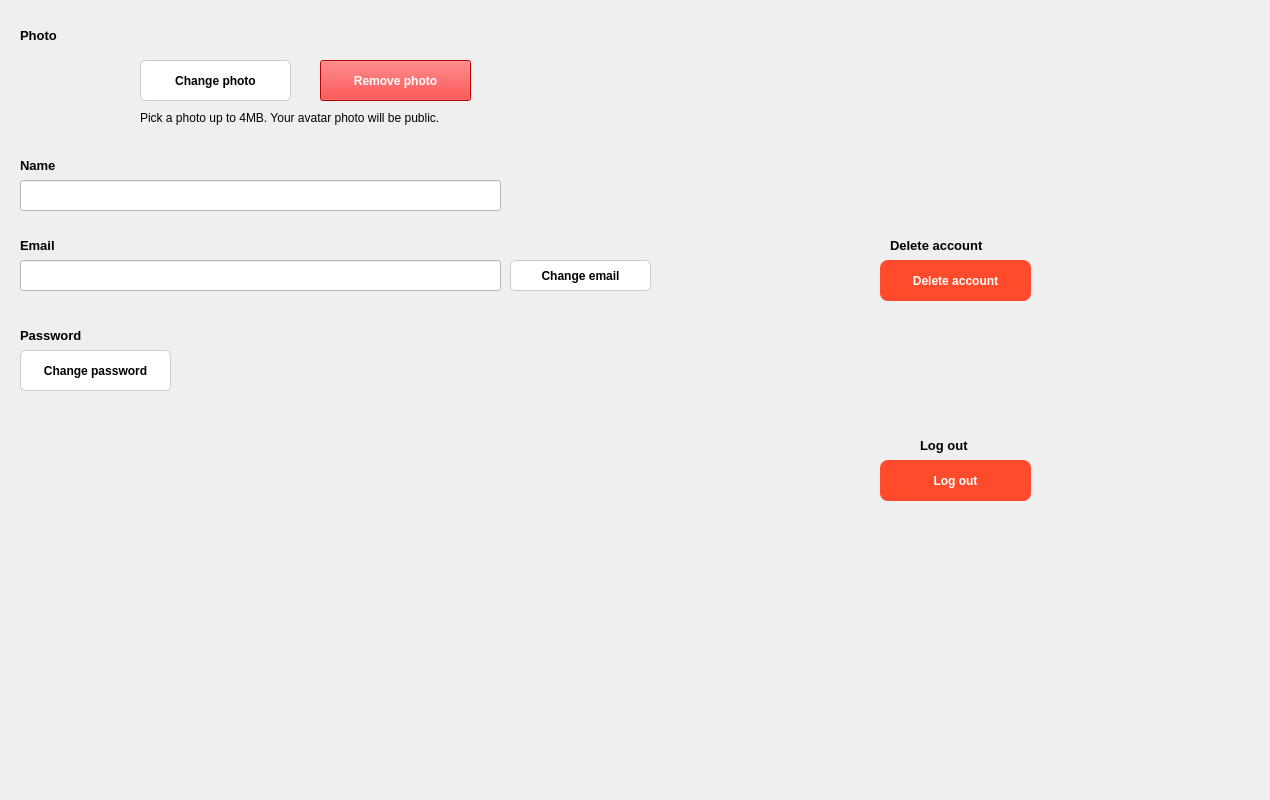
       <widget class="QWidget" name="tab_6">
        <attribute name="icon">
         <iconset>
          <normaloff>../../images/334641_developer_github_account_cat_client_icon.png</normaloff>../../images/334641_developer_github_account_cat_client_icon.png</iconset>
        </attribute>
        <attribute name="title">
         <string>Account</string>
        </attribute>
        <widget class="QWidget" name="widget_4" native="true">
         <property name="geometry">
          <rect>
           <x>0</x>
           <y>0</y>
           <width>1261</width>
           <height>791</height>
          </rect>
         </property>
         <property name="font">
          <font>
           <pointsize>9</pointsize>
          </font>
         </property>
         <property name="styleSheet">
          <string notr="true">background: qlineargradient(spread:pad, x1:0, y1:0, x2:1, y2:0,
background-color: rgb(255, 255, 255);
                            stop:0 #FFD3A5, stop:1 #FD6585);</string>
         </property>
         <widget class="QLabel" name="photoLabel">
          <property name="geometry">
           <rect>
            <x>20</x>
            <y>10</y>
            <width>161</width>
            <height>51</height>
           </rect>
          </property>
          <property name="font">
           <font>
            <pointsize>10</pointsize>
            <weight>75</weight>
            <bold>true</bold>
           </font>
          </property>
          <property name="styleSheet">
           <string notr="true">background-color: transparent;
</string>
          </property>
          <property name="text">
           <string>Photo</string>
          </property>
         </widget>
         <widget class="QLabel" name="lblAvatar">
          <property name="geometry">
           <rect>
            <x>20</x>
            <y>50</y>
            <width>80</width>
            <height>80</height>
           </rect>
          </property>
          <property name="minimumSize">
           <size>
            <width>80</width>
            <height>80</height>
           </size>
          </property>
          <property name="maximumSize">
           <size>
            <width>80</width>
            <height>80</height>
           </size>
          </property>
          <property name="mouseTracking">
           <bool>false</bool>
          </property>
          <property name="styleSheet">
           <string notr="true">background-color: transparent;
</string>
          </property>
          <property name="text">
           <string/>
          </property>
          <property name="pixmap">
           <pixmap>C:/Users/ADMIN/Pictures/Camera Roll/gái đẹp.jpg</pixmap>
          </property>
          <property name="scaledContents">
           <bool>true</bool>
          </property>
          <property name="alignment">
           <set>Qt::AlignCenter</set>
          </property>
         </widget>
         <widget class="QPushButton" name="pushButtonChangePhoto">
          <property name="geometry">
           <rect>
            <x>140</x>
            <y>60</y>
            <width>151</width>
            <height>41</height>
           </rect>
          </property>
          <property name="font">
           <font>
            <pointsize>9</pointsize>
            <weight>75</weight>
            <bold>true</bold>
           </font>
          </property>
          <property name="styleSheet">
           <string notr="true">background-color: #ffffff;
border: 1px solid #ccc;
border-radius: 5px;
padding: 5px;</string>
          </property>
          <property name="text">
           <string>Change photo</string>
          </property>
         </widget>
         <widget class="QPushButton" name="pushButtonRemovePhoto">
          <property name="geometry">
           <rect>
            <x>320</x>
            <y>60</y>
            <width>151</width>
            <height>41</height>
           </rect>
          </property>
          <property name="font">
           <font>
            <pointsize>9</pointsize>
            <weight>75</weight>
            <bold>true</bold>
           </font>
          </property>
          <property name="styleSheet">
           <string notr="true">background-color: rgb(255, 0, 0);
color: rgb(255, 255, 255);
color: rgb(255, 255, 255);</string>
          </property>
          <property name="text">
           <string>Remove photo</string>
          </property>
         </widget>
         <widget class="QLabel" name="label_14">
          <property name="geometry">
           <rect>
            <x>140</x>
            <y>110</y>
            <width>521</width>
            <height>16</height>
           </rect>
          </property>
          <property name="styleSheet">
           <string notr="true">background-color: transparent;
</string>
          </property>
          <property name="text">
           <string>Pick a photo up to 4MB. Your avatar photo will be public.</string>
          </property>
         </widget>
         <widget class="QLabel" name="nameLabel">
          <property name="geometry">
           <rect>
            <x>20</x>
            <y>140</y>
            <width>161</width>
            <height>51</height>
           </rect>
          </property>
          <property name="font">
           <font>
            <pointsize>10</pointsize>
            <weight>75</weight>
            <bold>true</bold>
           </font>
          </property>
          <property name="styleSheet">
           <string notr="true">background-color: transparent;
</string>
          </property>
          <property name="text">
           <string>Name</string>
          </property>
         </widget>
         <widget class="QLineEdit" name="lineEditName">
          <property name="geometry">
           <rect>
            <x>20</x>
            <y>180</y>
            <width>481</width>
            <height>31</height>
           </rect>
          </property>
          <property name="font">
           <font>
            <pointsize>10</pointsize>
           </font>
          </property>
          <property name="styleSheet">
           <string notr="true">background-color: rgb(255, 255, 255);
color: rgb(0, 0, 0);</string>
          </property>
          <property name="text">
           <string/>
          </property>
         </widget>
         <widget class="QLabel" name="emailLabel">
          <property name="geometry">
           <rect>
            <x>20</x>
            <y>220</y>
            <width>161</width>
            <height>51</height>
           </rect>
          </property>
          <property name="font">
           <font>
            <pointsize>10</pointsize>
            <weight>75</weight>
            <bold>true</bold>
           </font>
          </property>
          <property name="styleSheet">
           <string notr="true">background-color: transparent;
</string>
          </property>
          <property name="text">
           <string>Email</string>
          </property>
         </widget>
         <widget class="QLineEdit" name="lineEditEmail">
          <property name="geometry">
           <rect>
            <x>20</x>
            <y>260</y>
            <width>481</width>
            <height>31</height>
           </rect>
          </property>
          <property name="font">
           <font>
            <pointsize>10</pointsize>
           </font>
          </property>
          <property name="styleSheet">
           <string notr="true">background-color: rgb(255, 255, 255);
color: rgb(0, 0, 0);</string>
          </property>
          <property name="text">
           <string/>
          </property>
         </widget>
         <widget class="QPushButton" name="pushButtonChangeEmail">
          <property name="geometry">
           <rect>
            <x>510</x>
            <y>260</y>
            <width>141</width>
            <height>31</height>
           </rect>
          </property>
          <property name="font">
           <font>
            <pointsize>9</pointsize>
            <weight>75</weight>
            <bold>true</bold>
           </font>
          </property>
          <property name="styleSheet">
           <string notr="true">background-color: #ffffff;
border: 1px solid #ccc;
border-radius: 5px;
padding: 5px;</string>
          </property>
          <property name="text">
           <string>Change email</string>
          </property>
         </widget>
         <widget class="QLabel" name="passwordLabel">
          <property name="geometry">
           <rect>
            <x>20</x>
            <y>310</y>
            <width>161</width>
            <height>51</height>
           </rect>
          </property>
          <property name="font">
           <font>
            <pointsize>10</pointsize>
            <weight>75</weight>
            <bold>true</bold>
           </font>
          </property>
          <property name="styleSheet">
           <string notr="true">background-color: transparent;
</string>
          </property>
          <property name="text">
           <string>Password</string>
          </property>
         </widget>
         <widget class="QPushButton" name="pushButtonAddPassword">
          <property name="geometry">
           <rect>
            <x>20</x>
            <y>350</y>
            <width>151</width>
            <height>41</height>
           </rect>
          </property>
          <property name="font">
           <font>
            <pointsize>9</pointsize>
            <weight>75</weight>
            <bold>true</bold>
           </font>
          </property>
          <property name="styleSheet">
           <string notr="true">background-color: #ffffff;
border: 1px solid #ccc;
border-radius: 5px;
padding: 5px;</string>
          </property>
          <property name="text">
           <string>Change password</string>
          </property>
         </widget>
         <widget class="QWidget" name="widget_3" native="true">
          <property name="geometry">
           <rect>
            <x>680</x>
            <y>-10</y>
            <width>611</width>
            <height>781</height>
           </rect>
          </property>
          <property name="styleSheet">
           <string notr="true">background: qlineargradient(spread:pad, x1:0, y1:0, x2:1, y2:0,
                            stop:0 #e0eafc, stop:1 #cfdef3);</string>
          </property>
          <widget class="QLabel" name="deleteLabel">
           <property name="geometry">
            <rect>
             <x>210</x>
             <y>230</y>
             <width>161</width>
             <height>51</height>
            </rect>
           </property>
           <property name="font">
            <font>
             <pointsize>10</pointsize>
             <weight>75</weight>
             <bold>true</bold>
            </font>
           </property>
           <property name="text">
            <string>Delete account</string>
           </property>
          </widget>
          <widget class="QPushButton" name="pushButtonDeleteAccount">
           <property name="geometry">
            <rect>
             <x>200</x>
             <y>270</y>
             <width>151</width>
             <height>41</height>
            </rect>
           </property>
           <property name="font">
            <font>
             <pointsize>9</pointsize>
             <weight>75</weight>
             <bold>true</bold>
            </font>
           </property>
           <property name="styleSheet">
            <string notr="true">background-color: #FF4B2B;
color: white;
border-radius: 8px;
padding: 6px 12px;</string>
           </property>
           <property name="text">
            <string>Delete account</string>
           </property>
           <property name="icon">
            <iconset>
             <normaloff>../../../MẪU CỦA THANH THỊNH/PHẦN MỀM QUẢN LÝ DỰ ÁN_FINALPROJECT/Image/8664938_trash_can_delete_remove_icon.png</normaloff>../../../MẪU CỦA THANH THỊNH/PHẦN MỀM QUẢN LÝ DỰ ÁN_FINALPROJECT/Image/8664938_trash_can_delete_remove_icon.png</iconset>
           </property>
          </widget>
          <widget class="QLabel" name="deleteLabel_2">
           <property name="geometry">
            <rect>
             <x>240</x>
             <y>430</y>
             <width>161</width>
             <height>51</height>
            </rect>
           </property>
           <property name="font">
            <font>
             <pointsize>10</pointsize>
             <weight>75</weight>
             <bold>true</bold>
            </font>
           </property>
           <property name="text">
            <string>Log out</string>
           </property>
          </widget>
          <widget class="QPushButton" name="pushButtonLogOut">
           <property name="geometry">
            <rect>
             <x>200</x>
             <y>470</y>
             <width>151</width>
             <height>41</height>
            </rect>
           </property>
           <property name="font">
            <font>
             <pointsize>9</pointsize>
             <weight>75</weight>
             <bold>true</bold>
            </font>
           </property>
           <property name="styleSheet">
            <string notr="true">background-color: #FF4B2B;
color: white;
border-radius: 8px;
padding: 6px 12px;</string>
           </property>
           <property name="text">
            <string>Log out</string>
           </property>
           <property name="icon">
            <iconset>
             <normaloff>../../../4115235_exit_logout_sign out_icon.png</normaloff>../../../4115235_exit_logout_sign out_icon.png</iconset>
           </property>
          </widget>
          <widget class="QLabel" name="label_2">
           <property name="geometry">
            <rect>
             <x>200</x>
             <y>40</y>
             <width>151</width>
             <height>141</height>
            </rect>
           </property>
           <property name="styleSheet">
            <string notr="true">background-color: transparent;
</string>
           </property>
           <property name="text">
            <string/>
           </property>
           <property name="pixmap">
            <pixmap>../../Image/Logo ProCheck.PNG</pixmap>
           </property>
           <property name="scaledContents">
            <bool>true</bool>
           </property>
          </widget>
         </widget>
        </widget>
       </widget>
